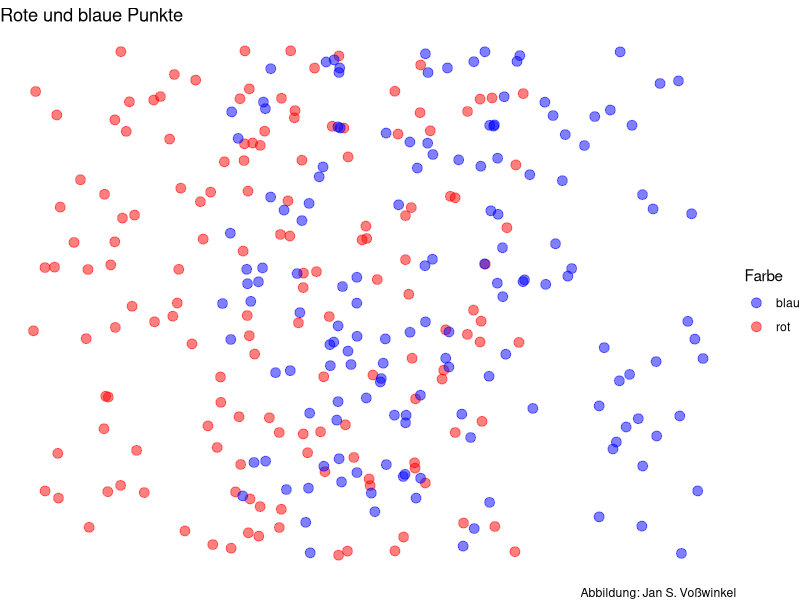
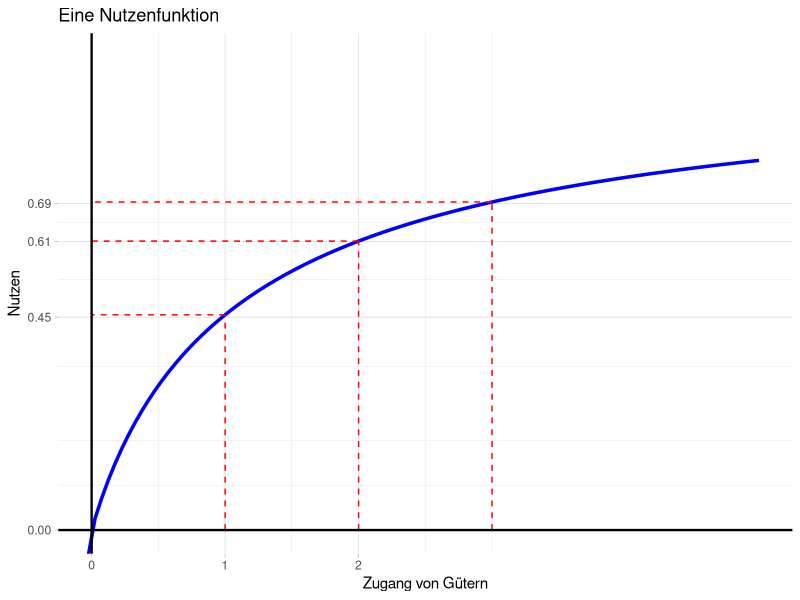
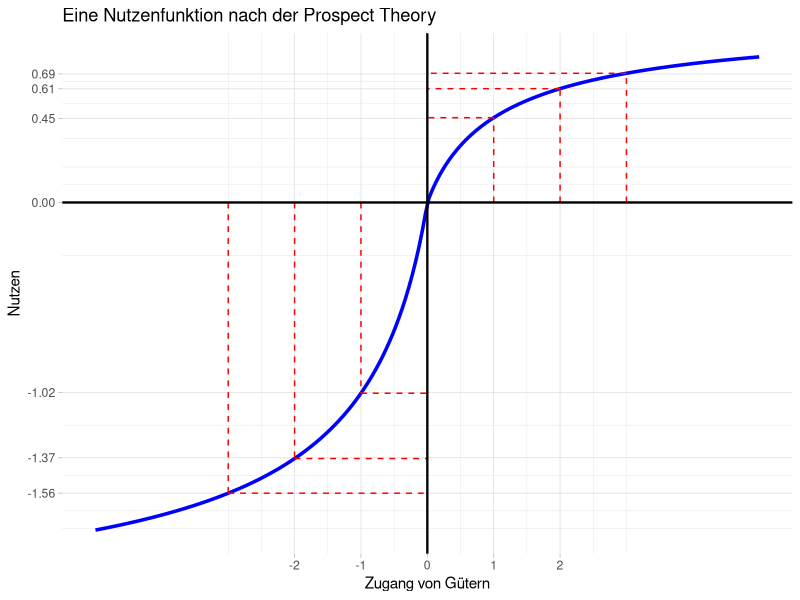
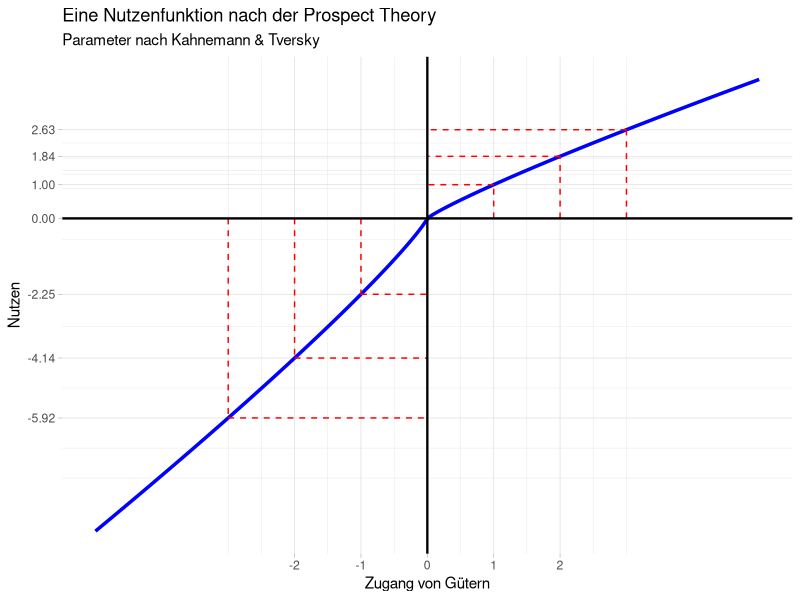
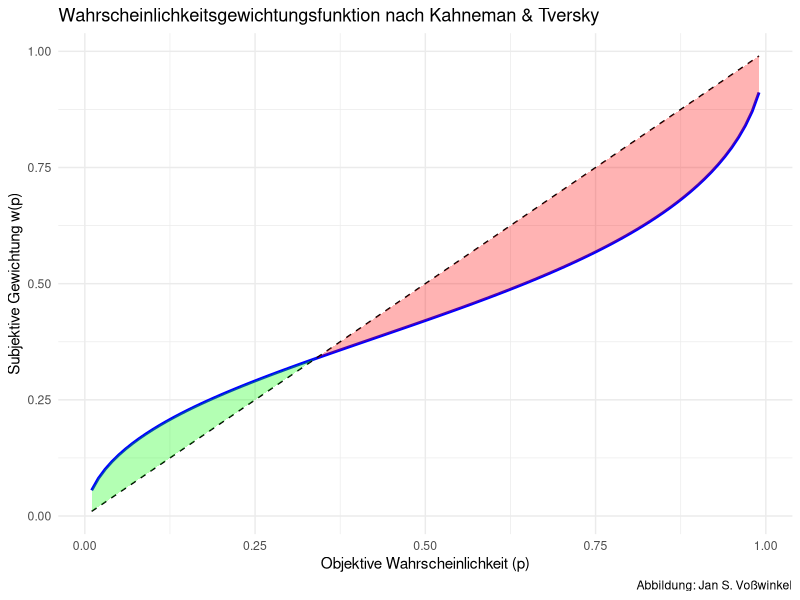
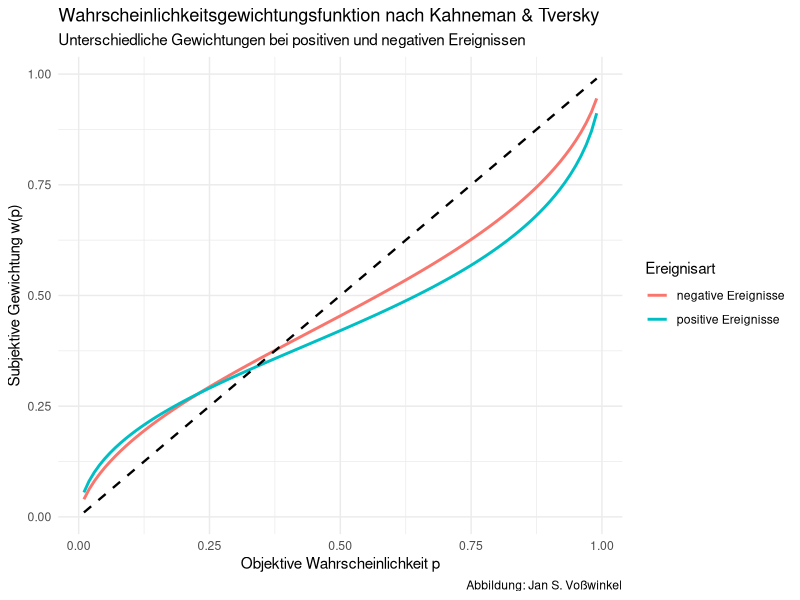

These charts were generated, in order, by the following R code:
## ---- chunk 1
#| message: false
#| warning: false

library(tidyverse)


set.seed(123)
Anzahl <- 150

df <- data.frame(Farbe=c(rep("rot", Anzahl), rep("blau", Anzahl))
) %>% mutate(x=(ifelse(Farbe=="rot", 0, 1)),
              y=0)
# head(df)

df %>% ggplot(aes(x,y, color=Farbe))+
geom_jitter(width= 1.3, alpha=.5, size=3)+
scale_color_manual(values=c("blue", "red"))+
theme_void()+
labs(title="Rote und blaue Punkte",
     caption="Abbildung: Jan S. Voßwinkel")
## ---- chunk 2
#| message: false
#| warning: false
#| fig-cap: Eine Nutzenfunktion

library(ggplot2)

#  Sigmoid-Funktion
sigmoid_sym <- function(x, k, lambda) {
  ifelse(x>=0, x / (1 + abs(x)^k)^(1/k),
         (lambda)*x / (1 + abs(x)^k)^(1/k))
}

# Daten erzeugen
df <- data.frame(x = seq(-5, 5, length.out = 200))
df$y <- sigmoid_sym(df$x, k = .88, lambda=2.25)

# Hilfslinien und Achsen-Breaks
x_vals <- c(-3, -2, -1, 1, 2, 3)
y_vals <- sigmoid_sym(x_vals, k = .88, lambda=2.25)
lines_df <- data.frame(x = x_vals, y = y_vals)

p <- ggplot(df, aes(x, y)) +
  geom_line(size = 1.2, color = "blue") +
  # Vertikale Hilfslinien
  geom_segment(
    data = lines_df,
    aes(x = x, xend = x, y = 0, yend = y),
    linetype = "dashed", color = "red"
  ) +
  # Horizontale Hilfslinien
  geom_segment(
    data = lines_df,
    aes(x = x, xend = 0, y = y, yend = y),
    linetype = "dashed", color = "red"
  ) +
  # Achsen durch den Ursprung
  geom_hline(yintercept = 0, color = "black", linewidth = 0.8) +
  geom_vline(xintercept = 0, color = "black", linewidth = 0.8) +
  # Achsen-Breaks
  scale_x_continuous(breaks = c(-2, -1, 0, 1, 2)) +
  scale_y_continuous(breaks = c(round(y_vals, 2), 0)) +
  labs(title = "Eine Nutzenfunktion nach der Prospect Theory",
       x = "Zugang von Gütern", y = "Nutzen") +
  theme_light() +
  theme(panel.border = element_blank(),
        axis.line = element_blank())

# p

p+ coord_cartesian(xlim = c(0, 5), ylim = c(0, 1))+
  ggtitle("Eine Nutzenfunktion")
## ---- chunk 3
#| message: false
#| warning: false
#| fig-cap: Eine Wertefunktion nach der Prospect Theory

p
## ---- chunk 4
#| message: false
#| warning: false
#| fig-cap: Wertefunktion im Original

library(ggplot2)

# Symmetrische Wertefunktion

lambda <- -2.25
alpha <- .88
beta <- .88

prospect <- function(x) {ifelse(x<0,
                         lambda* ((-1)*x)^beta,
                         x^alpha)
}

# Daten erzeugen
df <- data.frame(x = seq(-5, 5, length.out = 200))
df$y <- prospect(df$x)

# Hilfslinien und Achsen-Breaks
x_vals <- c(-3, -2, -1, 1, 2, 3)
y_vals <- prospect(x_vals)
lines_df <- data.frame(x = x_vals, y = y_vals)

 ggplot(df, aes(x, y)) +
  geom_line(size = 1.2, color = "blue") +
  # Vertikale Hilfslinien
  geom_segment(
    data = lines_df,
    aes(x = x, xend = x, y = 0, yend = y),
    linetype = "dashed", color = "red"
  ) +
  # Horizontale Hilfslinien
  geom_segment(
    data = lines_df,
    aes(x = x, xend = 0, y = y, yend = y),
    linetype = "dashed", color = "red"
  ) +
  # Achsen durch den Ursprung
  geom_hline(yintercept = 0, color = "black", linewidth = 0.8) +
  geom_vline(xintercept = 0, color = "black", linewidth = 0.8) +
  # Achsen-Breaks
  scale_x_continuous(breaks = c(-2, -1, 0, 1, 2)) +
  scale_y_continuous(breaks = c(round(y_vals, 2), 0)) +
  labs(title = "Eine Nutzenfunktion nach der Prospect Theory",
       subtitle = "Parameter nach Kahnemann & Tversky",
       x = "Zugang von Gütern", y = "Nutzen") +
  theme_light() +
  theme(panel.border = element_blank(),
        axis.line = element_blank())
## ---- chunk 5
#| message: false
#| warning: false
#| fig-cap: Wahrscheinlichkeitsgewichtung

library(ggplot2)

# Definition der Gewichtungsfunktion nach Kahneman/Tversky
weighting_function <- function(p, gamma = 0.61) {
  p^gamma / (p^gamma + (1-p)^gamma)^(1/gamma)
}

# Daten erstellen
probabilities <- seq(0.01, 0.99, by = 0.01)
weights <- weighting_function(probabilities)
df <- data.frame(p = probabilities, w = weights)

# Plot erstellen
ggplot(df, aes(x = p)) +
  geom_line(aes(y = w), color = "blue", linewidth = 1) +  # Gewichtungsfunktion
  geom_line(aes(y = p), color = "black", linetype = "dashed") +  # Referenzdiagonale
  geom_ribbon(aes(ymin = p, ymax = ifelse(w > p, w, p)),
              fill = "green", alpha = 0.3) +  # Übergewichtungsbereich
  geom_ribbon(aes(ymin = ifelse(w < p, w, p), ymax = p),
              fill = "red", alpha = 0.3) +  # Untergewichtungsbereich
  labs(title = "Wahrscheinlichkeitsgewichtungsfunktion nach Kahneman & Tversky",
     #  subtitle = expression(paste("Parameter ", gamma, " = 0.61")),
       x = "Objektive Wahrscheinlichkeit (p)",
       y = "Subjektive Gewichtung w(p)",
       caption = "Abbildung: Jan S. Voßwinkel") +
  #scale_x_continuous(breaks = seq(0, 1, 0.1)) +
  #scale_y_continuous(breaks = seq(0, 1, 0.1)) +
  theme_minimal()
## ---- chunk 6
#| message: false
#| warning: false
#| fig-cap: Wahrscheinlichkeitsgewichtung bei positiven und negativen Ereignissen

library(ggplot2)

# Definition der Gewichtungsfunktion nach Kahneman/Tversky
weighting_function <- function(p, gamma) {
  p^gamma / (p^gamma + (1-p)^gamma)^(1/gamma)
}

# Daten erstellen
probabilities <- seq(0.01, 0.99, by = 0.01)
df <- data.frame(
  p = rep(probabilities, 2),
  w = c(weighting_function(probabilities, gamma = 0.61),
        weighting_function(probabilities, gamma = 0.69)),
  gamma = factor(rep(c("positive Ereignisse", "negative Ereignisse"), each = length(probabilities)))
)

# Plot erstellen
ggplot(df, aes(x = p, y = w, color = gamma)) +
  geom_line(linewidth = 1) +
  geom_line(aes(x = p, y = p), color = "black", linetype = "dashed", linewidth = 0.8, inherit.aes = FALSE) +
  labs(
    title = "Wahrscheinlichkeitsgewichtungsfunktion nach Kahneman & Tversky",
    subtitle="Unterschiedliche Gewichtungen bei positiven und negativen Ereignissen",
    x = "Objektive Wahrscheinlichkeit p",
    y = "Subjektive Gewichtung w(p)",
    color = "Ereignisart",
    caption = "Abbildung: Jan S. Voßwinkel"
  ) +
  theme_minimal()

